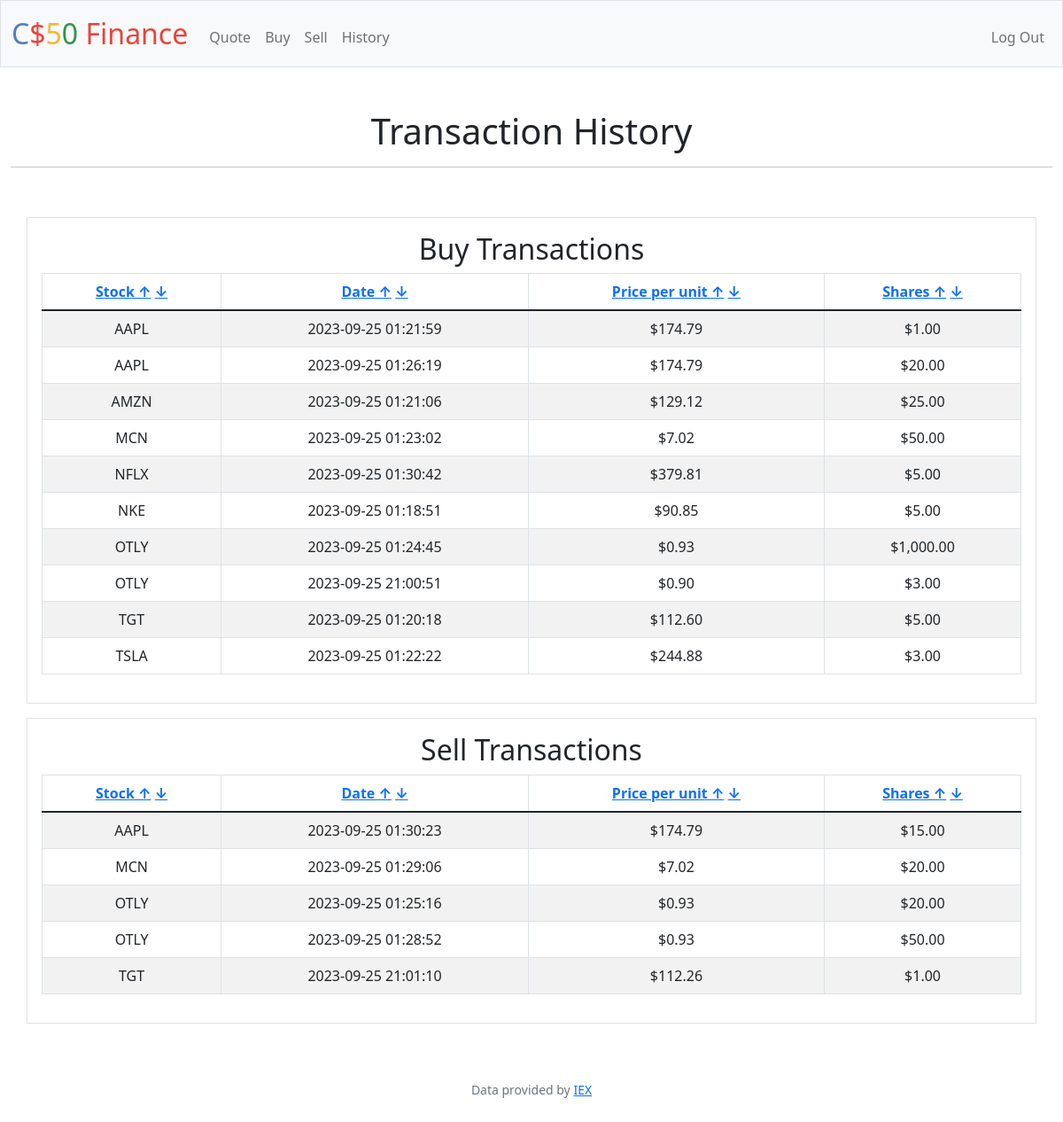
Screenshot of /history?sort=symbol&order=asc (signed in) with the database file from the repository.
### tables this page shows
CREATE TABLE TRANSACTION_HISTORY (
    id INTEGER PRIMARY KEY AUTOINCREMENT NOT NULL,
    user_id INTEGER NOT NULL,
    symbol STRING NOT NULL,
    price DECIMAL(10, 2) NOT NULL,
    amount INTEGER NOT NULL,
    timestamp TIMESTAMP NOT NULL DEFAULT CURRENT_TIMESTAMP,
    type STRING NOT NULL,
    FOREIGN KEY (user_id) REFERENCES users(id)
);

### app.py (the view)
@app.route("/history")
@login_required
def history():
    user_id = session["user_id"]
    sort_by = request.args.get("sort", "timestamp")  # Default sorting by timestamp
    order_by = request.args.get("order", "asc")  # Default sorting order is ascending
    if sort_by == "symbol":
        order_by_clause = f"ORDER BY symbol {order_by}"
    elif sort_by == "price":
        order_by_clause = f"ORDER BY price {order_by}"
    elif sort_by == "amount":
        order_by_clause = f"ORDER BY amount {order_by}"
    else:
        order_by_clause = f"ORDER BY timestamp {order_by}"  # Default sorting
    sells = db.execute(
        f"SELECT * FROM TRANSACTION_HISTORY WHERE user_id = ? AND type = ? {order_by_clause}",
        user_id,
        "sell",
    )
    buys = db.execute(
        f"SELECT * FROM TRANSACTION_HISTORY WHERE user_id = ? AND type = ? {order_by_clause}",
        user_id,
        "buy",
    )
    return render_template("history.html", sells=sells, buys=buys)

### app.py (called while the page is built)
@app.after_request
def after_request(response):
    response.headers["Cache-Control"] = "no-cache, no-store, must-revalidate"
    response.headers["Expires"] = 0
    response.headers["Pragma"] = "no-cache"
    return response

### helpers.py (called while the page is built)
def login_required(f):
    @wraps(f)
    def decorated_function(*args, **kwargs):
        if session.get("user_id") is None:
            return redirect("/login")
        return f(*args, **kwargs)
    return decorated_function

def usd(value):
    return f"${value:,.2f}"

### templates/history.html (shortened to what this page needs)
{% extends "layout.html" %}
{% block main %}
<div class="header">
    <h1>Transaction History</h1> <hr>
</div>
<br>
<div class="container p-3 my-3 border">
    <h2>Buy Transactions</h2>
    <table class="table table-striped table-bordered">
        <thead class="thead-dark">
            <tr>
                <th>
                    <a href="?sort=symbol&amp;order=asc">Stock &#8593;</a>
                    <a href="?sort=symbol&amp;order=desc">&#8595;</a>
                </th>
                <th>
                    <a href="?sort=timestamp&amp;order=asc">Date &#8593;</a>
                    <a href="?sort=timestamp&amp;order=desc">&#8595;</a>
                </th>
                <th>
                    <a href="?sort=price&amp;order=asc">Price per unit &#8593;</a>
                    <a href="?sort=price&amp;order=desc">&#8595;</a>
                </th>
                <th>
                    <a href="?sort=amount&amp;order=asc">Shares &#8593;</a>
                    <a href="?sort=amount&amp;order=desc">&#8595;</a>
                </th>
            </tr>
        </thead>
        <tbody>
            {% for buy in buys %}
            <tr>
                <td>{{ buy.symbol }}</td>
                <td>{{ buy.timestamp }}</td>
                <td>{{ buy.price | usd}}</td>
                <td>{{ buy.amount | usd}}</td>
            </tr>
            {% endfor %}
        </tbody>
    </table>
</div>
<div class="container p-3 my-3 border">
    <h2>Sell Transactions</h2>
    <table class="table table-striped table-bordered">
        <thead class="thead-dark">
            <tr>
                <th>
                    <a href="?sort=symbol&amp;order=asc">Stock &#8593;</a>
                    <a href="?sort=symbol&amp;order=desc">&#8595;</a>
                </th>
                <th>
                    <a href="?sort=timestamp&amp;order=asc">Date &#8593;</a>
                    <a href="?sort=timestamp&amp;order=desc">&#8595;</a>
                </th>
                <th>
                    <a href="?sort=price&amp;order=asc">Price per unit &#8593;</a>
                    <a href="?sort=price&amp;order=desc">&#8595;</a>
                </th>
                <th>
                    <a href="?sort=amount&amp;order=asc">Shares &#8593;</a>
                    <a href="?sort=amount&amp;order=desc">&#8595;</a>
                </th>
            </tr>
        </thead>
        <tbody>
            {% for sell in sells %}
            <tr>
                <td>{{ sell.symbol }}</td>
                <td>{{ sell.timestamp }}</td>
                <td>{{ sell.price | usd}}</td>
                <td>{{ sell.amount | usd}}</td>
            </tr>
            {% endfor %}
        </tbody>
    </table>
</div>
{% endblock %}

### rows the page displays
TRANSACTION_HISTORY: symbol "AAPL", timestamp "2023-09-25 01:21:59", price "$174.79", amount "$1.00"
TRANSACTION_HISTORY: symbol "AAPL", timestamp "2023-09-25 01:26:19", price "$174.79", amount "$20.00"
TRANSACTION_HISTORY: symbol "AMZN", timestamp "2023-09-25 01:21:06", price "$129.12", amount "$25.00"
TRANSACTION_HISTORY: symbol "MCN", timestamp "2023-09-25 01:23:02", price "$7.02", amount "$50.00"
TRANSACTION_HISTORY: symbol "NFLX", timestamp "2023-09-25 01:30:42", price "$379.81", amount "$5.00"
TRANSACTION_HISTORY: symbol "NKE", timestamp "2023-09-25 01:18:51", price "$90.85", amount "$5.00"
TRANSACTION_HISTORY: symbol "OTLY", timestamp "2023-09-25 01:24:45", price "$0.93", amount "$1,000.00"
TRANSACTION_HISTORY: symbol "OTLY", timestamp "2023-09-25 21:00:51", price "$0.90", amount "$3.00"
TRANSACTION_HISTORY: symbol "TGT", timestamp "2023-09-25 01:20:18", price "$112.60", amount "$5.00"
TRANSACTION_HISTORY: symbol "TSLA", timestamp "2023-09-25 01:22:22", price "$244.88", amount "$3.00"
TRANSACTION_HISTORY: symbol "AAPL", timestamp "2023-09-25 01:30:23", price "$174.79", amount "$15.00"
TRANSACTION_HISTORY: symbol "MCN", timestamp "2023-09-25 01:29:06", price "$7.02", amount "$20.00"
TRANSACTION_HISTORY: symbol "OTLY", timestamp "2023-09-25 01:25:16", price "$0.93", amount "$20.00"
TRANSACTION_HISTORY: symbol "OTLY", timestamp "2023-09-25 01:28:52", price "$0.93", amount "$50.00"
TRANSACTION_HISTORY: symbol "TGT", timestamp "2023-09-25 21:01:10", price "$112.26", amount "$1.00"
